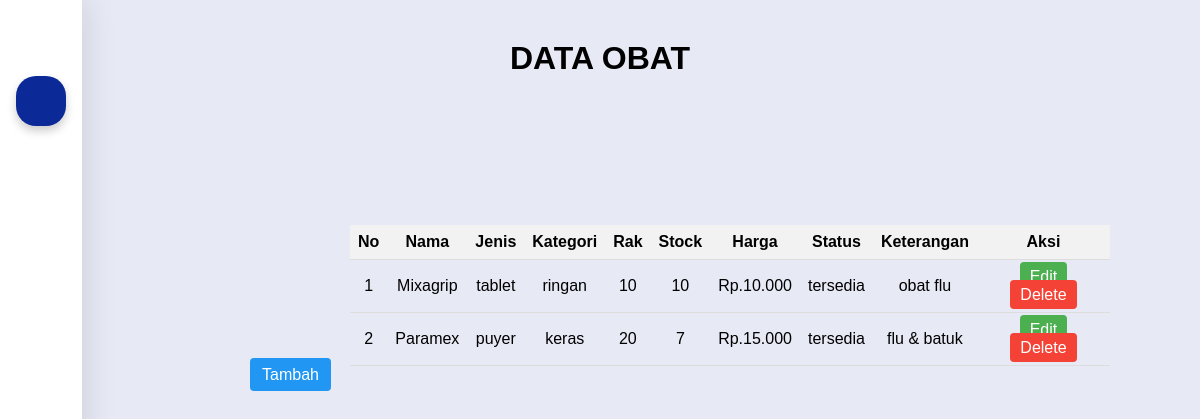
The page /dataobat.php on the database its author committed.
### tables this page shows
CREATE TABLE `tb_obat` (
  `id_obat` varchar(11) NOT NULL,
  `nama_obat` varchar(30) NOT NULL,
  `id_jenis` varchar(30) NOT NULL,
  `id_kategori` varchar(30) NOT NULL,
  `id_rak` varchar(30) NOT NULL,
  `stock_obat` int(11) NOT NULL,
  `harga_jual` varchar(30) NOT NULL,
  `status` enum('tersedia','kosong') NOT NULL,
  `keterangan` varchar(50) NOT NULL
);

CREATE TABLE `tb_jenis` (
  `id_jenis` varchar(11) NOT NULL,
  `nama_jenis` varchar(30) NOT NULL
);

CREATE TABLE `tb_kategori` (
  `id_kategori` varchar(11) NOT NULL,
  `nama_kategori` varchar(30) NOT NULL
);

CREATE TABLE `tb_rak` (
  `id_rak` varchar(11) NOT NULL,
  `no_rak` varchar(20) NOT NULL,
  `alamat_rak` varchar(30) NOT NULL
);

### dataobat.php (the view, shortened to what this page needs)
<!DOCTYPE html>
<html lang="en">
<head>
</head>
<body>
<h1 style="text-align:center; padding-top: 40px;">DATA OBAT</h1>
<div class="content">
<table>
        <tr>
            <th>No</th>
            <th>Nama</th>
            <th>Jenis</th>
            <th>Kategori</th>
            <th>Rak</th>
            <th>Stock</th>
            <th>Harga</th>
            <th>Status</th>
            <th>Keterangan</th>
            <th>Aksi</th>
        </tr>
<tbody>
<?php
            include 'config.php';
            $query = mysqli_query($connect, "SELECT * FROM tb_obat inner join tb_kategori on tb_obat.id_kategori=tb_kategori.id_kategori inner join tb_jenis on tb_obat.id_jenis=tb_jenis.id_jenis inner join tb_rak on tb_obat.id_rak=tb_rak.id_rak");
            while ($data = mysqli_fetch_array($query)){
                ?>
                <td> <?php echo $data ['id_obat'] ?> </td>
                <td> <?php echo $data ['nama_obat'] ?> </td>
                <td> <?php echo $data ['nama_jenis'] ?> </td>
                <td> <?php echo $data ['nama_kategori'] ?> </td>
                <td> <?php echo $data ['no_rak'] ?> </td>
                <td> <?php echo $data ['stock_obat'] ?> </td>
                <td> <?php echo $data ['harga_jual'] ?> </td>
                <td> <?php echo $data ['status'] ?> </td>
                <td> <?php echo $data ['keterangan'] ?> </td>
                <td class="action-buttons">
                <a href="#" class="edit-button">Edit</a>
                <a href="deleteobat.php?id=<?php echo $data ['id_obat']?>" class="delete-button">Delete</a>
            </td>
            <?php
            }
            ?>
</tbody>
    </table>
    <a href="tambahobat.php" class="add-button">Tambah</a>
</div>
<div class="sidebar">
  <div class="logo_content">
    <i class='bx bx-menu' id='btn'></i>
  </div>
  <div class="src">
    <i class='bx bx-search'></i>
    <input type="text" placeholder="Search..">
  </div>
  <ul class="nav">
    <li>
      <a href="index.php">
        <i class='bx bx-bar-chart-square'></i>
      </a>
    </li>
    <li>
      <a href="dataobat.php">
        <i class='bx bx-line-chart'></i>
      </a>
    </li>
    <li>
      <a href="jenisobat.php">
        <i class='bx bx-calendar-event'></i>
      </a>
    </li>
    <li>
      <a href="#">
        <i class='bx bxs-bolt'></i>
      </a>
    </li>
    <li>
      <a href="rakobat.php">
        <i class='bx bxs-heart-circle'></i>
      </a>
    </li>
  </ul>
</div>
</body>
</html>

### dataobat.php (style rules this page uses)
* { font-family: "Poppins", sans-serif; margin: 0; padding: 0; }
body { position: relative; min-height: 100vh; width: 100%; background: #e7e9f5; }
.sidebar { position: fixed; top: 0; left: 0; width: 50px; background: #ffffff; padding: 6px 16px; height: 100%; box-shadow: 5px 0 30px rgba(0, 0, 0, 0.1); transition: all 0.5s ease; overflow: hidden; }
.sidebar #btn { position: absolute; color: b3b3b3; left: 50%; top: 6px; font-size: 20px; height: 50px; width: 50px; text-align: center; line-height: 50px; transform: translate(-50%); }
.sidebar .src { position: relative; height: 50px; width: 100%; margin-top: 20px; }
.sidebar .src input { position: absolute; height: 100%; width: calc(100% - 50px); left: 0; top: 0; border-radius: 20px; outline: none; border: none; background: #0b2997; padding-left: 50px; font-size: 15px; color: #ffffff; box-shadow: 0 5px 10px rgba(0, 0, 0, 0.2); transition: all 0.5s ease; }
.sidebar .src .bx-search { position: absolute; z-index: 99; font-size: 22px; color: #ffffff; transition: all 0.5s ease; }
.sidebar i { height: 50px; min-width: 50px; border-radius: 12px; line-height: 50px; text-align: center; font-size: 25px; }
.sidebar ul { margin-top: 20px; }
.sidebar ul li { position: relative; height: 50px; width: 100%; margin: 0; list-style: none; line-height: 50px; }
.sidebar ul li a { color: #b3b3b3; display: flex; text-decoration: none; align-items: center; border-radius: 20px; font-size: 13px; white-space: nowrap; transition: all 0.4s ease; }
.content { align: center; margin-left: 250px; margin-top: 130px; ; }
table { border-collapse: collapse; width: 80%; margin-left: 100px; }
th, td { text-align: center; padding: 8px; border-bottom: 1px solid #ddd; }
th { background-color: #f2f2f2; }
.action-buttons a { margin: 0 5px; color: #fff; padding: 6px 10px; text-decoration: none; border-radius: 4px; }
.edit-button { background-color: #4CAF50; }
.delete-button { background-color: #f44336; }
.add-button { background-color: #2196F3; margin-bottom: 10px; color: #fff; padding: 8px 12px; text-decoration: none; border-radius: 4px; position: right; }

### rows shown on the page
tb_obat: id_obat "1", nama_obat "Mixagrip", id_jenis.nama_jenis "tablet", id_kategori.nama_kategori "ringan", id_rak.no_rak "10", stock_obat "10", harga_jual "Rp.10.000", status "tersedia", keterangan "obat flu"
tb_obat: id_obat "2", nama_obat "Paramex", id_jenis.nama_jenis "puyer", id_kategori.nama_kategori "keras", id_rak.no_rak "20", stock_obat "7", harga_jual "Rp.15.000", status "tersedia", keterangan "flu & batuk"
